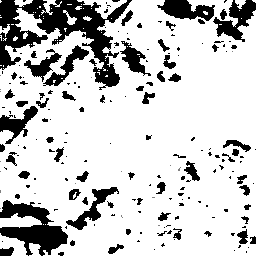
#> input picture maps/predictions_multiclass/img_0_mask.png, 256 x 256 px, found by its file name
$ python planting_zone_analysis.py
#> lines starting #> are read from the running program, lines starting #| are printed output that depends on the picture; after the words box and inside, x2 and y2 are one past the last pixel; in counts of white or black regions, pixels touching at a corner belong together
import argparse
import csv
import os
from typing import Dict, List, Optional, Tuple

import cv2
import numpy as np

try:
    import rasterio
except ImportError:
    rasterio = None

try:
    import matplotlib.pyplot as plt
except ImportError:
    plt = None


CLASS_INFO = {
    0: "built_up",
    1: "tree",
    2: "grassland",
    3: "water",
    4: "wasteland",
}


def area_stats(mask: np.ndarray, pixel_area_m2: float) -> Dict[str, Dict[str, float]]:
    total_pixels = mask.size
    stats = {}
    for class_id, class_name in CLASS_INFO.items():
        count = int(np.sum(mask == class_id))
        stats[class_name] = {
            "pixels": count,
            "percent": (count / total_pixels) * 100.0,
            "area_m2": count * pixel_area_m2,
            "area_km2": (count * pixel_area_m2) / 1_000_000,
        }
    return stats


def coordinate_from_pixel(reference_raster: str, row: int, col: int) -> Optional[Tuple[float, float]]:
    if rasterio is None:
        return None
    with rasterio.open(reference_raster) as src:
        x, y = src.transform * (col + 0.5, row + 0.5)
    return x, y


def planting_score(tile_counts: Dict[int, int], tile_total: int) -> Tuple[float, Dict[str, float]]:
    proportions = {
        "built_up": tile_counts.get(0, 0) / tile_total,
        "tree": tile_counts.get(1, 0) / tile_total,
        "grassland": tile_counts.get(2, 0) / tile_total,
        "water": tile_counts.get(3, 0) / tile_total,
        "wasteland": tile_counts.get(4, 0) / tile_total,
    }

    score = (
        0.50 * proportions["grassland"]
        + 0.40 * proportions["wasteland"]
        - 0.30 * proportions["tree"]
        - 0.20 * proportions["water"]
        - 0.10 * proportions["built_up"]
    )
    return score, proportions


def priority_label(score: float) -> str:
    if score >= 0.25:
        return "high"
    if score >= 0.10:
        return "medium"
    return "low"


def find_priority_tiles(mask: np.ndarray, tile_size: int) -> Tuple[List[dict], np.ndarray]:
    h, w = mask.shape
    heatmap = np.full((h, w), np.nan, dtype=np.float32)
    candidates = []

    for top in range(0, h - tile_size + 1, tile_size):
        for left in range(0, w - tile_size + 1, tile_size):
            tile = mask[top : top + tile_size, left : left + tile_size]
            values, counts = np.unique(tile, return_counts=True)
            tile_counts = {int(v): int(c) for v, c in zip(values, counts)}
            tile_total = tile.size

            score, p = planting_score(tile_counts, tile_total)
            heatmap[top : top + tile_size, left : left + tile_size] = score

            # Relaxed filters: any tile with some open land and positive score
            is_candidate = (
                (p["grassland"] + p["wasteland"] >= 0.15)
                and (p["tree"] <= 0.50)
                and (p["water"] <= 0.40)
                and (score >= 0.05)
            )

            if is_candidate:
                candidates.append(
                    {
                        "row": top,
                        "col": left,
                        "score": round(score, 4),
                        "priority": priority_label(score),
                        "tree_pct": round(p["tree"] * 100.0, 2),
                        "grassland_pct": round(p["grassland"] * 100.0, 2),
                        "wasteland_pct": round(p["wasteland"] * 100.0, 2),
                        "built_up_pct": round(p["built_up"] * 100.0, 2),
                        "water_pct": round(p["water"] * 100.0, 2),
                    }
                )

    candidates.sort(key=lambda x: x["score"], reverse=True)
    return candidates, heatmap


def save_csv(path: str, rows: List[dict]):
    if not rows:
        print("WARNING: No planting zone candidates found — writing header-only CSV.")
        with open(path, "w", newline="", encoding="utf-8") as f:
            writer = csv.writer(f)
            writer.writerow(
                ["row", "col", "score", "priority", "tree_pct",
                 "grassland_pct", "wasteland_pct", "built_up_pct", "water_pct", "x", "y"]
            )
        return

    fieldnames = list(rows[0].keys())
    with open(path, "w", newline="", encoding="utf-8") as f:
        writer = csv.DictWriter(f, fieldnames=fieldnames)
        writer.writeheader()
        writer.writerows(rows)


def main():
    parser = argparse.ArgumentParser(description="Convert multiclass masks into actionable planting-zone recommendations")
    parser.add_argument("--mask", default="maps/predictions_multiclass/img_0_mask.png", help="Predicted multiclass mask image")
    parser.add_argument("--tile-size", type=int, default=64)
    parser.add_argument("--pixel-area-m2", type=float, default=100.0)
    parser.add_argument("--top-k", type=int, default=30)
    parser.add_argument("--reference-raster", default="", help="Optional georeferenced raster")
    parser.add_argument("--csv-out", default="data/planting_priority_zones.csv")
    parser.add_argument("--heatmap-out", default="img/planting_priority_heatmap.png")
    args = parser.parse_args()

    os.makedirs(os.path.dirname(args.csv_out), exist_ok=True)
    os.makedirs(os.path.dirname(args.heatmap_out), exist_ok=True)

    mask = cv2.imread(args.mask, cv2.IMREAD_GRAYSCALE)
#> mask is the input picture: shape (256, 256); min 0, max 2, mean 1.59
    if mask is None:
        raise FileNotFoundError(f"Mask not found: {args.mask}")

    print(f"Mask shape: {mask.shape}, unique values: {np.unique(mask).tolist()}")
#| Mask shape: (256, 256), unique values: [0, 1, 2]

    stats = area_stats(mask, args.pixel_area_m2)
#> the loop in area_stats, `for class_id, class_name in CLASS_INFO.items():` made 5 passes
#> count on passes 1 to 5: 13489, 30, 52017, 0, 0
#> after the loop in area_stats, `for class_id, class_name in CLASS_INFO.items():`: stats = 5 items
#> stats = 5 items
    print("\nArea statistics from predicted mask:")
    for cls_name, cls_stats in stats.items():
        print(f"  {cls_name}: {cls_stats['percent']:.2f}% | {cls_stats['area_km2']:.4f} km²")
#> this loop made 5 passes
#> cls_name on passes 1 to 3: 'built_up', 'tree', 'grassland'
#> (cls_name, cls_stats) on passes 4 to 5: ('water', {'pixels': 0, 'percent': 0, 'area_m2': 0, 'area_km2': 0}), ('wasteland', {'pixels': 0, 'percent': 0, 'area_m2': 0, 'area_km2': 0})
#|   built_up: 20.58% | 1.3489 km²
#|   tree: 0.05% | 0.0030 km²
#|   grassland: 79.37% | 5.2017 km²
#|   water: 0.00% | 0.0000 km²
#|   wasteland: 0.00% | 0.0000 km²

    candidates, heatmap = find_priority_tiles(mask, args.tile_size)
#> after the loop in find_priority_tiles, `for top in range(0, h - tile_size + 1, tile_size):`:
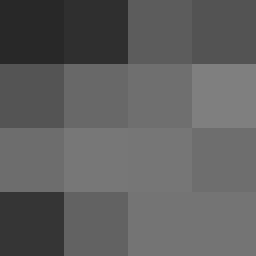
#> heatmap: shape (256, 256) float32; min 0.157, max 0.5, mean 0.376
#> after the loop in find_priority_tiles, `for top in range(0, h - tile_size + 1, tile_size):`:
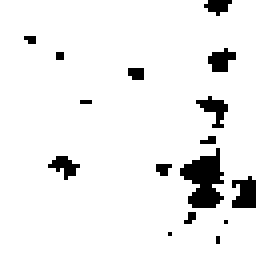
#> tile: shape (64, 64) (shown 4 times larger); values 0 (black) and 2 (white), 93.1% white; 16 black regions (11 under 20 px), largest, box (x1, y1, x2, y2) and area: (45, 37, 56, 52) 99, (58, 44, 64, 52) 37, (49, 24, 57, 32) 29, (52, 12, 59, 18) 27, (12, 39, 20, 45) 24
#> after the loop in find_priority_tiles, `for top in range(0, h - tile_size + 1, tile_size):`: candidates = 16 items
#> candidates = 16 items
    print(f"\nTotal candidate tiles found: {len(candidates)}")
#| Total candidate tiles found: 16
    top_rows = candidates[: args.top_k]
#> top_rows = 16 items

    if args.reference_raster and rasterio is not None:
        for row in top_rows:
            centroid_row = int(row["row"] + args.tile_size // 2)
            centroid_col = int(row["col"] + args.tile_size // 2)
            coord = coordinate_from_pixel(args.reference_raster, centroid_row, centroid_col)
            if coord is not None:
                row["x"] = coord[0]
                row["y"] = coord[1]
            else:
                row["x"] = ""
                row["y"] = ""
    else:
        for row in top_rows:
            row["x"] = ""
            row["y"] = ""
#> this loop made 16 passes

    save_csv(args.csv_out, top_rows)
#> in save_csv, `fieldnames = list(rows[0].keys())`: fieldnames = ['row', 'col', 'score', 'priority', 'tree_pct', 'grassland_pct', 'wasteland_pct', 'built_up_pct', 'water_pct', 'x', 'y']
    print(f"Saved top {len(top_rows)} planting zones to: {args.csv_out}")
#| Saved top 16 planting zones to: data/planting_priority_zones.csv

    if plt is not None:
        fig, ax = plt.subplots(figsize=(8, 6))
        valid = heatmap[~np.isnan(heatmap)]
        if valid.size > 0 and valid.max() > valid.min():
            im = ax.imshow(heatmap, cmap="RdYlGn", vmin=valid.min(), vmax=valid.max())
        else:
            im = ax.imshow(heatmap, cmap="RdYlGn")
        plt.colorbar(im, label="Planting suitability score")
        ax.set_title("Tree Planting Priority Heatmap")
        plt.tight_layout()
        plt.savefig(args.heatmap_out, dpi=150)
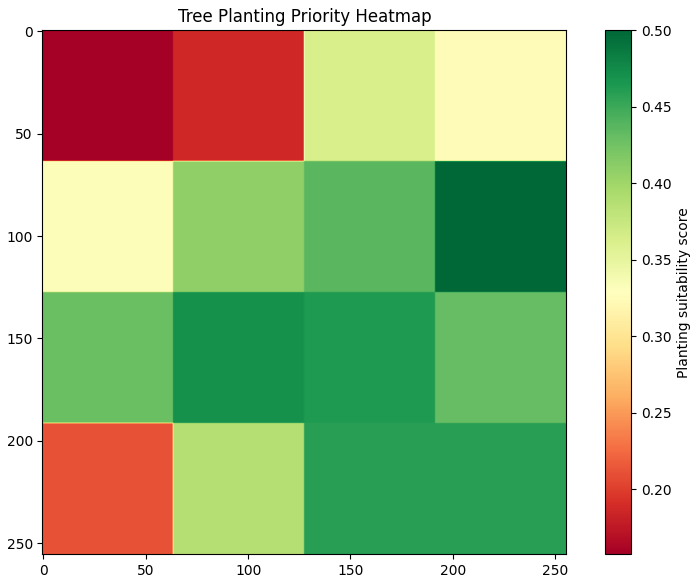
#> figure drawn by matplotlib, 2 panels
        print(f"Saved planting heatmap to: {args.heatmap_out}")
    else:
        print("matplotlib not installed; skipped heatmap image.")


if __name__ == "__main__":
    main()
